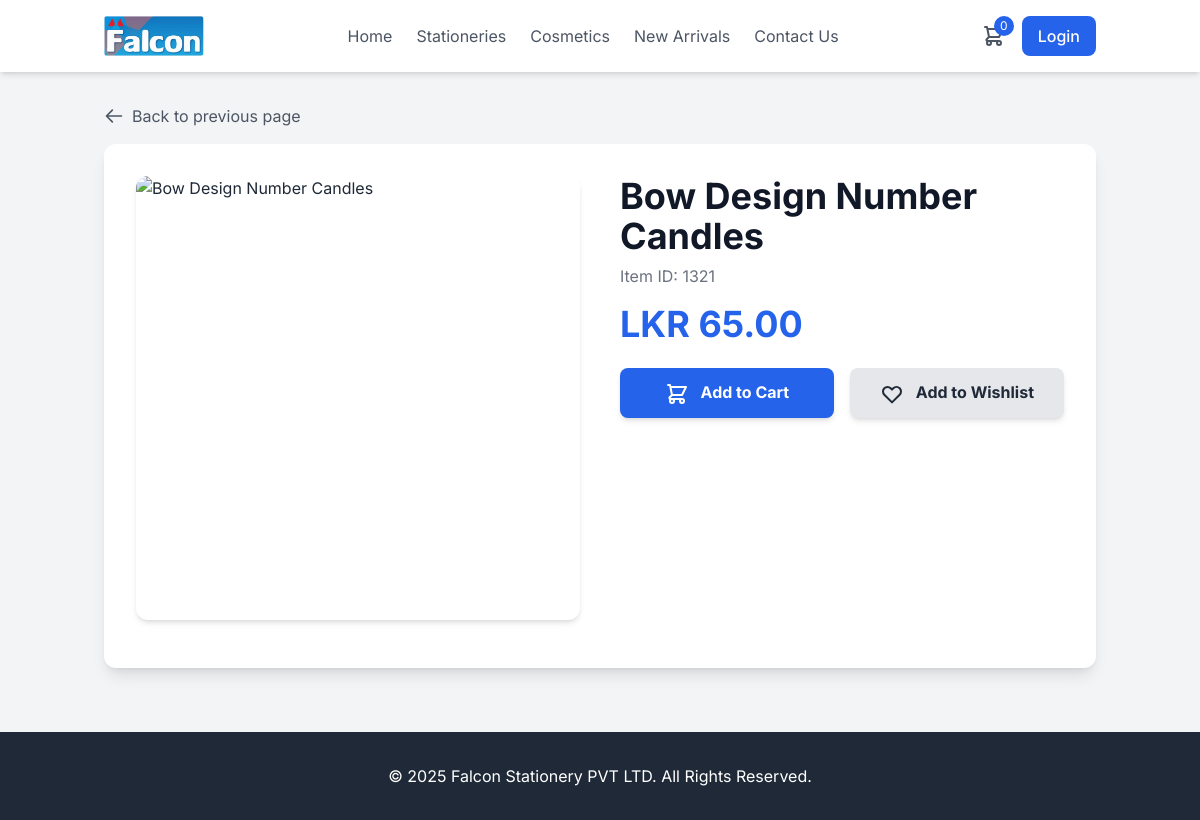
/falconstationery.com/product_detail.php?ItemID=1321, run on the app's committed database.
### tables this page shows
CREATE TABLE `Item_List` (
  `ItemID` int(11) NOT NULL,
  `CategoryID` int(11) NOT NULL,
  `SubCategoryID` int(11) DEFAULT NULL,
  `Name` varchar(255) NOT NULL,
  `ProductPhoto` varchar(255) DEFAULT NULL,
  `Price` decimal(10,2) DEFAULT NULL,
  `Description` text,
  `BrandName` varchar(100) DEFAULT NULL,
  `QtyPerBox` int(11) DEFAULT NULL,
  `NewArrival` tinyint(1) DEFAULT '0',
  `BulkPrice` decimal(10,2) DEFAULT NULL,
  `CartoonPcs` varchar(50) DEFAULT NULL,
  `Bulk_Description` text,
  `AvailabilityStatus` enum('Available','Not Available') DEFAULT 'Available',
  `LastUpdated` timestamp NOT NULL DEFAULT CURRENT_TIMESTAMP ON UPDATE CURRENT_TIMESTAMP,
  `created_at` datetime DEFAULT NULL,
  `SKU` varchar(50) DEFAULT NULL
);

### falconstationery.com/product_detail.php (the view, shortened to what this page needs)
<?php
$conn = new mysqli(DB_SERVER, DB_USERNAME, DB_PASSWORD, DB_NAME);
$item = null;
$imageSrc = "https://placehold.co/800x600/e5e7eb/7f8c8d?text=No+Image";
$itemId = isset($_GET['ItemID']) ? intval($_GET['ItemID']) : 0;
$loggedInUserName = isset($_SESSION['full_name']) ? htmlspecialchars($_SESSION['full_name']) : '';
function formatCurrency($value) {
    return number_format(floatval($value), 2);
}
function getDirectImageUrl($url, $size = "w800-h600") {
    if (!empty($url) && preg_match('/(?:d\/|id=)([a-zA-Z0-9_-]+)/', $url, $matches)) {
        $fileId = $matches[1];
        return "https://drive.google.com/thumbnail?id=" . $fileId . "&sz=" . $size;
    }
    return "https://placehold.co/800x600/e5e7eb/7f8c8d?text=No+Image";
}
if ($itemId > 0) {
    $sql = "SELECT ItemID, Name, ProductPhoto, Price, Description, BulkPrice, Bulk_Description FROM Item_List WHERE ItemID = ?";
    if ($stmt = $conn->prepare($sql)) {
        $stmt->bind_param("i", $itemId);
        $stmt->execute();
        $result = $stmt->get_result();
        if ($result->num_rows == 1) {
            $item = $result->fetch_assoc();
            $imageSrc = getDirectImageUrl($item['ProductPhoto']);
        }
    }
}
?>
<!DOCTYPE html>
<html lang="en">
<head>
    <script src="https://cdn.tailwindcss.com"></script>
</head>
<body class="bg-gray-100 text-gray-800">
    <header class="bg-white shadow-md flex-shrink-0">
        <div class="container mx-auto px-4 py-4 flex items-center justify-between">
            <a href="index.php" class="flex items-center space-x-2">
                <img src="./images/logo.png" alt="Logo" class="h-10">
            </a>
            <nav class="hidden md:flex items-center space-x-6">
                <a href="index.php" class="text-gray-600 hover:text-blue-600 transition duration-300">Home</a>
                <a href="stationeries.php" class="text-gray-600 hover:text-blue-600 transition duration-300">Stationeries</a>
                <a href="cosmetics.php" class="text-gray-600 hover:text-blue-600 transition duration-300">Cosmetics</a>
                <a href="new_arrivals.php" class="text-gray-600 hover:text-blue-600 transition duration-300">New Arrivals</a>
                <a href="contact.php" class="text-gray-600 hover:text-blue-600 transition duration-300">Contact Us</a>
            </nav>
            <div class="flex items-center space-x-4">
                <a href="cart.php" class="text-gray-600 hover:text-blue-600 transition duration-300 relative">
                    <span class="absolute -top-2 -right-2 bg-blue-600 text-white text-xs rounded-full h-5 w-5 flex items-center justify-center">
                        <?php echo isset($_SESSION['cart']) ? count($_SESSION['cart']) : 0; ?>
                    </span>
                </a>
                <div class="flex items-center space-x-2 md:space-x-4">
                    <?php if (isset($_SESSION['loggedin']) && $_SESSION['loggedin'] === true): ?>
                        <div class="hidden md:block text-gray-600">Welcome, <span class="font-semibold"><?php echo $loggedInUserName; ?></span></div>
                        <a href="profile.php" class="text-gray-600 hover:text-blue-600 transition duration-300">
                            <svg xmlns="http://www.w3.org/2000/svg" class="h-8 w-8" fill="none" viewBox="0 0 24 24" stroke="currentColor">
                                <path stroke-linecap="round" stroke-linejoin="round" stroke-width="2" d="M5.121 17.804A13.937 13.937 0 0112 16c2.5 0 4.847.655 6.879 1.804M15 10a3 3 0 11-6 0 3 3 0 016 0zm6 2a9 9 0 11-18 0 9 9 0 0118 0z" />
                            </svg>
                        </a>
                    <?php else: ?>
                        <a href="login.php" class="text-white bg-blue-600 hover:bg-blue-700 px-4 py-2 rounded-lg font-medium transition duration-300">Login</a>
                    <?php endif; ?>
                </div>
            </div>
        </div>
    </header>
    <main class="container mx-auto px-4 py-8">
        <div class="mb-4">
            <a href="javascript:void(0);" onclick="history.back();" class="flex items-center text-gray-600 hover:text-blue-600 transition duration-300">
                <svg xmlns="http://www.w3.org/2000/svg" class="h-5 w-5 mr-2" fill="none" viewBox="0 0 24 24" stroke="currentColor">
                    <path stroke-linecap="round" stroke-linejoin="round" stroke-width="2" d="M10 19l-7-7m0 0l7-7m-7 7h18" />
                </svg>
                Back to previous page
            </a>
        </div>
        <div class="bg-white p-4 md:p-8 rounded-xl shadow-lg">
            <div class="grid grid-cols-1 lg:grid-cols-2 gap-6 md:gap-10">
                <div class="flex flex-col items-center">
                    <div class="w-full main-image-container rounded-xl overflow-hidden shadow-md mb-4">
                        <img id="main-product-image" src="<?php echo htmlspecialchars($imageSrc); ?>" alt="<?php echo htmlspecialchars($item['Name']); ?>">
                    </div>
                </div>
                <div class="flex flex-col">
                    <h1 id="product-name" class="text-2xl sm:text-3xl md:text-4xl font-bold text-gray-900 mb-2"><?php echo htmlspecialchars($item['Name']); ?></h1>
                    <p class="text-gray-500 text-sm sm:text-base mb-4">Item ID: <?php echo htmlspecialchars($item['ItemID']); ?></p>
                    <div class="flex items-baseline mb-6">
                        <span class="text-3xl sm:text-4xl font-bold text-blue-600">LKR <span id="product-price"><?php echo formatCurrency($item['Price']); ?></span></span>
                    </div>
                    <div class="flex flex-col sm:flex-row space-y-4 sm:space-y-0 sm:space-x-4">
                        <button id="add-to-cart-modal-button" class="w-full sm:flex-1 bg-blue-600 hover:bg-blue-700 text-white font-bold py-3 px-6 rounded-lg shadow-md transition-colors">
                            Add to Cart
                        </button>
                        <button class="w-full sm:flex-1 bg-gray-200 hover:bg-gray-300 text-gray-800 font-bold py-3 px-6 rounded-lg shadow-md transition-colors">
                            Add to Wishlist
                        </button>
                    </div>
                </div>
            </div>
        </div>
    </main>
    <footer class="bg-gray-800 text-white py-8 mt-8">
        <div class="container mx-auto px-4 text-center">
            <p>&copy; <?php echo date("Y"); ?> Falcon Stationery PVT LTD. All Rights Reserved.</p>
        </div>
    </footer>
</body>
</html>

### falconstationery.com/product_detail.php (style rules this page uses)
body { font-family: 'Inter', sans-serif; background-color: #f3f4f6; }
.container { max-width: 1280px; }
.main-image-container { position: relative; width: 100%; padding-bottom: 100%; overflow: hidden; }
#main-product-image { position: absolute; top: 0; left: 0; width: 100%; height: 100%; object-fit: contain; cursor: zoom-in; }

### data on the page
item_list: Name "Bow Design Number Candles", ItemID "1321", Price "65.00"
